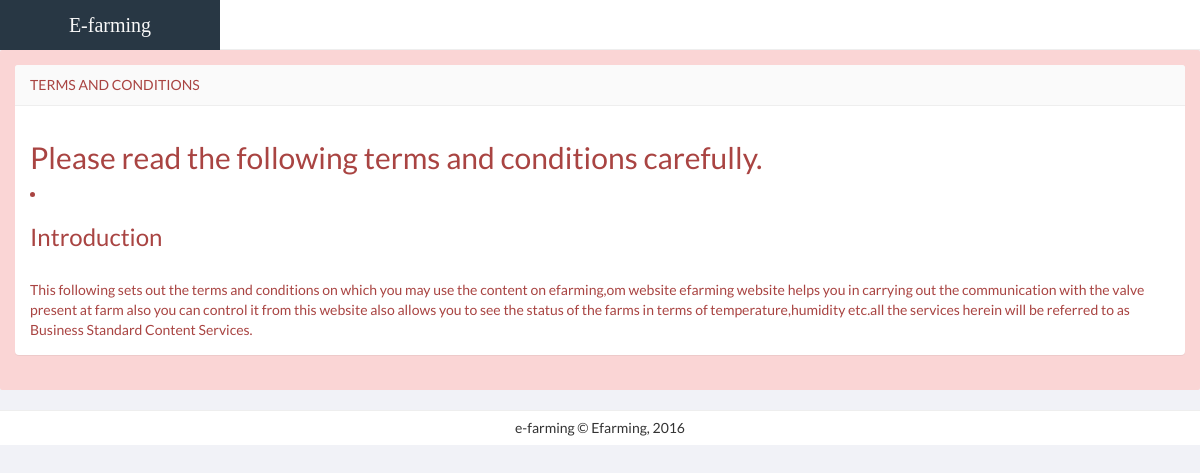
Page /terms.php on the committed database.
### tables this page shows
CREATE TABLE IF NOT EXISTS `terms` (
`tid` int(11) NOT NULL,
  `header` varchar(100) NOT NULL,
  `desc` varchar(500) NOT NULL
);

### php/terms.php (the view, shortened to what this page needs)
<?php
							$sql = "SELECT * FROM terms";
							$result = mysql_query($sql);
							if(!$result)
							{
								echo("Please try again later...");
							}
							else
							{
									$count_rows = mysql_num_rows($result);
									if($count_rows > 0)
									{
										 while($row = mysql_fetch_assoc($result))
										 {
												$desc=$row["desc"];
												$header=$row["header"];
												echo "<li><h3>$header</h3><br><span>$desc<span></li>";
										}
									}
									else
									{	echo "No Terms and condition found..";
									}
							}
?>

### rows in the picture
terms: header "Introduction", desc "This following sets out the terms and conditions on which you may use the content on efarming,om website efarming website helps you in carrying out the communication with the valve present at farm also you can control it from this website also allows you to see the status of the farms in terms of temperature,humidity etc.all the services herein will be referred to as Business Standard Content Services."
